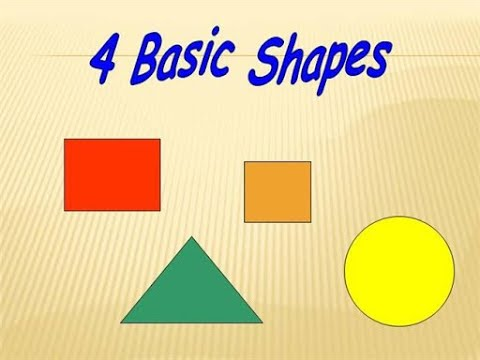
#> input picture basic.jpg, 480 x 360 px
$ jupyter execute 'Object detection code.ipynb'
#> lines starting #> are read from the running program, lines starting #| are printed output that depends on the picture; after the words box and inside, x2 and y2 are one past the last pixel; in counts of white or black regions, pixels touching at a corner belong together
[cell 1]
import cv2
print(cv2.__version__)

[cell 2]
# Import libraries
import cv2        # For image processing
import numpy as np  # For numerical operations
import matplotlib.pyplot as plt  # For visualization

# Step 1: Load the image (change 'images.png' if needed)
image = cv2.imread("basic.jpg")
#> image is the input picture: shape (360, 480, 3); mean B, G, R 153.7, 208.6, 228.5
if image is None:
    print("Image not found! Please ensure 'basic.jpg' is in the same directory.")
    exit()

# Step 2: Convert image to grayscale
gray = cv2.cvtColor(image, cv2.COLOR_BGR2GRAY)
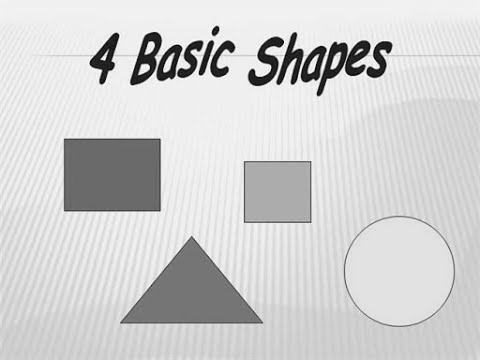
#> gray: shape (360, 480); min 7, max 255, mean 208.3

# Step 3: Apply Gaussian blur to reduce noise
blurred = cv2.GaussianBlur(gray, (5, 5), 0)
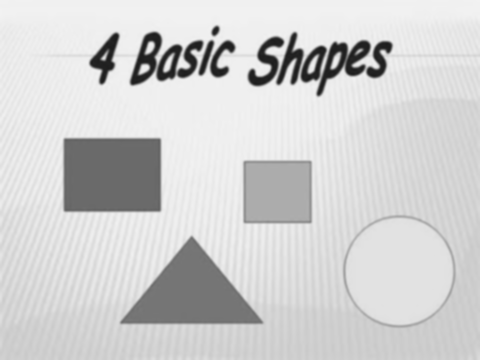
#> blurred: shape (360, 480); min 27, max 242, mean 208.3

# Step 4: Thresholding to create a binary image
_, threshold = cv2.threshold(blurred, 127, 255, cv2.THRESH_BINARY)
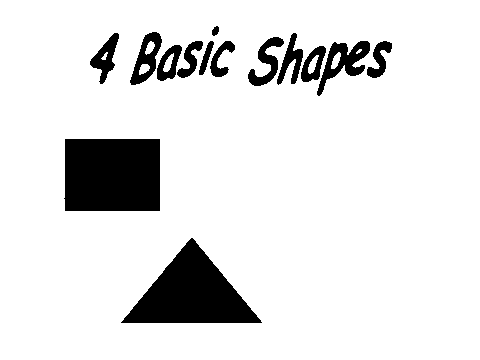
#> threshold: shape (360, 480); 89% white; 14 black regions

# Step 5: Detect contours in the binary image
contours, _ = cv2.findContours(threshold, cv2.RETR_TREE, cv2.CHAIN_APPROX_SIMPLE)
#> contours = 22 contours, 2 with area under 20; largest, box (x1, y1, x2, y2) and area: (0, 0, 480, 360) 171961, (63, 138, 161, 212) 7007, (120, 237, 263, 324) 6254, (316, 40, 371, 97) 1322, (129, 31, 163, 86) 1002

# Function to classify shapes based on their contour
def detect_shape(contour):
    approx = cv2.approxPolyDP(contour, 0.04 * cv2.arcLength(contour, True), True)
    if len(approx) == 3:
        return "Triangle"
    elif len(approx) == 4:
        x, y, w, h = cv2.boundingRect(approx)
        aspect_ratio = float(w) / h
        return "Rectangle"
    elif len(approx) > 4:
        return "Circle"
    else:
        return "Unknown"

# Step 6: Annotate the detected shapes
for contour in contours:
    shape = detect_shape(contour)
    M = cv2.moments(contour)
    if M["m00"] != 0:  # Avoid division by zero
        cx = int(M["m10"] / M["m00"])
        cy = int(M["m01"] / M["m00"])
        cv2.putText(image, shape, (cx, cy), cv2.FONT_HERSHEY_SIMPLEX, 0.5, (255, 0, 0), 2)
    cv2.drawContours(image, [contour], -1, (0, 255, 0), 2)
#> this loop made 22 passes
#> (approx in detect_shape, x in detect_shape, y in detect_shape, w in detect_shape, h in detect_shape, aspect_ratio in detect_shape, shape, cx) on passes 1, 3, 4, 5, 6, 7, 10: ([[0, 0], [0, 359], [479, 359], [479, 0]], 0, 0, 480, 360, 1.33, 'Rectangle', 239), ([[64, 139], [159, 138], [160, 210], [65, 211]], 64, 138, 97, 74, 1.31, 'Rectangle', 111), ([[323, 45], [319, 78], [303, 82], [304, 60]], 303, 45, 21, 38, 0.553, 'Rectangle', 312), ([[318, 55], [310, 62], [309, 73], [313, 71]], 309, 55, 10, 19, 0.526, 'Rectangle', 312), ([[179, 44], [175, 76], [158, 80], [161, 56]], 158, 44, 22, 37, 0.595, 'Rectangle', 168), ([[173, 53], [166, 60], [164, 71], [169, 69]], 164, 53, 10, 19, 0.526, 'Rectangle', 167), ([[339, 52], [334, 56], [331, 68], [337, 65]], 331, 52, 9, 17, 0.529, 'Rectangle', 335)
#> (approx in detect_shape, shape, cx, cy) on pass 2: ([[120, 322], [191, 237], [262, 322]], 'Triangle', 191, 293)
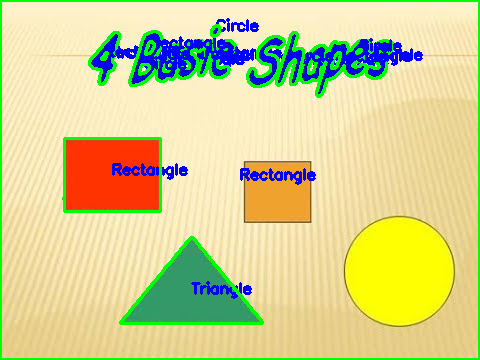
#> image: shape (360, 480, 3); 9.43% of pixels changed, all inside (x1, y1, x2, y2) = (0, 0, 480, 360)

# Step 7: Convert BGR image to RGB for Matplotlib display
image_rgb = cv2.cvtColor(image, cv2.COLOR_BGR2RGB)

# Step 8: Display the result using Matplotlib
plt.imshow(image_rgb)
plt.axis("off")
plt.show()
